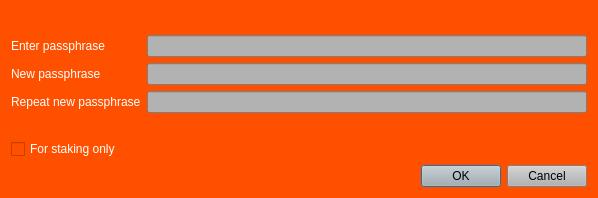
<?xml version="1.0" encoding="UTF-8"?>
<ui version="4.0">
 <class>AskPassphraseDialog</class>
 <widget class="QDialog" name="AskPassphraseDialog">
  <property name="geometry">
   <rect>
    <x>0</x>
    <y>0</y>
    <width>598</width>
    <height>198</height>
   </rect>
  </property>
  <property name="sizePolicy">
   <sizepolicy hsizetype="Preferred" vsizetype="Minimum">
    <horstretch>0</horstretch>
    <verstretch>0</verstretch>
   </sizepolicy>
  </property>
  <property name="minimumSize">
   <size>
    <width>550</width>
    <height>0</height>
   </size>
  </property>
  <property name="palette">
   <palette>
    <active>
     <colorrole role="WindowText">
      <brush brushstyle="SolidPattern">
       <color alpha="255">
        <red>255</red>
        <green>255</green>
        <blue>255</blue>
       </color>
      </brush>
     </colorrole>
     <colorrole role="Button">
      <brush brushstyle="SolidPattern">
       <color alpha="255">
        <red>255</red>
        <green>255</green>
        <blue>255</blue>
       </color>
      </brush>
     </colorrole>
     <colorrole role="Light">
      <brush brushstyle="SolidPattern">
       <color alpha="255">
        <red>207</red>
        <green>207</green>
        <blue>207</blue>
       </color>
      </brush>
     </colorrole>
     <colorrole role="Midlight">
      <brush brushstyle="SolidPattern">
       <color alpha="255">
        <red>172</red>
        <green>172</green>
        <blue>172</blue>
       </color>
      </brush>
     </colorrole>
     <colorrole role="Dark">
      <brush brushstyle="SolidPattern">
       <color alpha="255">
        <red>69</red>
        <green>69</green>
        <blue>69</blue>
       </color>
      </brush>
     </colorrole>
     <colorrole role="Mid">
      <brush brushstyle="SolidPattern">
       <color alpha="255">
        <red>92</red>
        <green>92</green>
        <blue>92</blue>
       </color>
      </brush>
     </colorrole>
     <colorrole role="Text">
      <brush brushstyle="SolidPattern">
       <color alpha="255">
        <red>255</red>
        <green>255</green>
        <blue>255</blue>
       </color>
      </brush>
     </colorrole>
     <colorrole role="BrightText">
      <brush brushstyle="SolidPattern">
       <color alpha="255">
        <red>255</red>
        <green>255</green>
        <blue>255</blue>
       </color>
      </brush>
     </colorrole>
     <colorrole role="ButtonText">
      <brush brushstyle="SolidPattern">
       <color alpha="255">
        <red>0</red>
        <green>0</green>
        <blue>0</blue>
       </color>
      </brush>
     </colorrole>
     <colorrole role="Base">
      <brush brushstyle="SolidPattern">
       <color alpha="255">
        <red>255</red>
        <green>80</green>
        <blue>0</blue>
       </color>
      </brush>
     </colorrole>
     <colorrole role="Window">
      <brush brushstyle="SolidPattern">
       <color alpha="255">
        <red>255</red>
        <green>80</green>
        <blue>0</blue>
       </color>
      </brush>
     </colorrole>
     <colorrole role="Shadow">
      <brush brushstyle="SolidPattern">
       <color alpha="255">
        <red>0</red>
        <green>0</green>
        <blue>0</blue>
       </color>
      </brush>
     </colorrole>
     <colorrole role="AlternateBase">
      <brush brushstyle="SolidPattern">
       <color alpha="255">
        <red>255</red>
        <green>80</green>
        <blue>0</blue>
       </color>
      </brush>
     </colorrole>
     <colorrole role="NoRole">
      <brush brushstyle="SolidPattern">
       <color alpha="255">
        <red>255</red>
        <green>80</green>
        <blue>0</blue>
       </color>
      </brush>
     </colorrole>
     <colorrole role="ToolTipBase">
      <brush brushstyle="SolidPattern">
       <color alpha="255">
        <red>255</red>
        <green>80</green>
        <blue>0</blue>
       </color>
      </brush>
     </colorrole>
     <colorrole role="ToolTipText">
      <brush brushstyle="SolidPattern">
       <color alpha="255">
        <red>255</red>
        <green>255</green>
        <blue>255</blue>
       </color>
      </brush>
     </colorrole>
    </active>
    <inactive>
     <colorrole role="WindowText">
      <brush brushstyle="SolidPattern">
       <color alpha="255">
        <red>255</red>
        <green>255</green>
        <blue>255</blue>
       </color>
      </brush>
     </colorrole>
     <colorrole role="Button">
      <brush brushstyle="SolidPattern">
       <color alpha="255">
        <red>255</red>
        <green>255</green>
        <blue>255</blue>
       </color>
      </brush>
     </colorrole>
     <colorrole role="Light">
      <brush brushstyle="SolidPattern">
       <color alpha="255">
        <red>207</red>
        <green>207</green>
        <blue>207</blue>
       </color>
      </brush>
     </colorrole>
     <colorrole role="Midlight">
      <brush brushstyle="SolidPattern">
       <color alpha="255">
        <red>172</red>
        <green>172</green>
        <blue>172</blue>
       </color>
      </brush>
     </colorrole>
     <colorrole role="Dark">
      <brush brushstyle="SolidPattern">
       <color alpha="255">
        <red>69</red>
        <green>69</green>
        <blue>69</blue>
       </color>
      </brush>
     </colorrole>
     <colorrole role="Mid">
      <brush brushstyle="SolidPattern">
       <color alpha="255">
        <red>92</red>
        <green>92</green>
        <blue>92</blue>
       </color>
      </brush>
     </colorrole>
     <colorrole role="Text">
      <brush brushstyle="SolidPattern">
       <color alpha="255">
        <red>255</red>
        <green>255</green>
        <blue>255</blue>
       </color>
      </brush>
     </colorrole>
     <colorrole role="BrightText">
      <brush brushstyle="SolidPattern">
       <color alpha="255">
        <red>255</red>
        <green>255</green>
        <blue>255</blue>
       </color>
      </brush>
     </colorrole>
     <colorrole role="ButtonText">
      <brush brushstyle="SolidPattern">
       <color alpha="255">
        <red>0</red>
        <green>0</green>
        <blue>0</blue>
       </color>
      </brush>
     </colorrole>
     <colorrole role="Base">
      <brush brushstyle="SolidPattern">
       <color alpha="255">
        <red>255</red>
        <green>80</green>
        <blue>0</blue>
       </color>
      </brush>
     </colorrole>
     <colorrole role="Window">
      <brush brushstyle="SolidPattern">
       <color alpha="255">
        <red>255</red>
        <green>80</green>
        <blue>0</blue>
       </color>
      </brush>
     </colorrole>
     <colorrole role="Shadow">
      <brush brushstyle="SolidPattern">
       <color alpha="255">
        <red>0</red>
        <green>0</green>
        <blue>0</blue>
       </color>
      </brush>
     </colorrole>
     <colorrole role="AlternateBase">
      <brush brushstyle="SolidPattern">
       <color alpha="255">
        <red>255</red>
        <green>80</green>
        <blue>0</blue>
       </color>
      </brush>
     </colorrole>
     <colorrole role="NoRole">
      <brush brushstyle="SolidPattern">
       <color alpha="255">
        <red>255</red>
        <green>80</green>
        <blue>0</blue>
       </color>
      </brush>
     </colorrole>
     <colorrole role="ToolTipBase">
      <brush brushstyle="SolidPattern">
       <color alpha="255">
        <red>255</red>
        <green>80</green>
        <blue>0</blue>
       </color>
      </brush>
     </colorrole>
     <colorrole role="ToolTipText">
      <brush brushstyle="SolidPattern">
       <color alpha="255">
        <red>255</red>
        <green>255</green>
        <blue>255</blue>
       </color>
      </brush>
     </colorrole>
    </inactive>
    <disabled>
     <colorrole role="WindowText">
      <brush brushstyle="SolidPattern">
       <color alpha="255">
        <red>69</red>
        <green>69</green>
        <blue>69</blue>
       </color>
      </brush>
     </colorrole>
     <colorrole role="Button">
      <brush brushstyle="SolidPattern">
       <color alpha="255">
        <red>255</red>
        <green>255</green>
        <blue>255</blue>
       </color>
      </brush>
     </colorrole>
     <colorrole role="Light">
      <brush brushstyle="SolidPattern">
       <color alpha="255">
        <red>207</red>
        <green>207</green>
        <blue>207</blue>
       </color>
      </brush>
     </colorrole>
     <colorrole role="Midlight">
      <brush brushstyle="SolidPattern">
       <color alpha="255">
        <red>172</red>
        <green>172</green>
        <blue>172</blue>
       </color>
      </brush>
     </colorrole>
     <colorrole role="Dark">
      <brush brushstyle="SolidPattern">
       <color alpha="255">
        <red>69</red>
        <green>69</green>
        <blue>69</blue>
       </color>
      </brush>
     </colorrole>
     <colorrole role="Mid">
      <brush brushstyle="SolidPattern">
       <color alpha="255">
        <red>92</red>
        <green>92</green>
        <blue>92</blue>
       </color>
      </brush>
     </colorrole>
     <colorrole role="Text">
      <brush brushstyle="SolidPattern">
       <color alpha="255">
        <red>69</red>
        <green>69</green>
        <blue>69</blue>
       </color>
      </brush>
     </colorrole>
     <colorrole role="BrightText">
      <brush brushstyle="SolidPattern">
       <color alpha="255">
        <red>255</red>
        <green>255</green>
        <blue>255</blue>
       </color>
      </brush>
     </colorrole>
     <colorrole role="ButtonText">
      <brush brushstyle="SolidPattern">
       <color alpha="255">
        <red>69</red>
        <green>69</green>
        <blue>69</blue>
       </color>
      </brush>
     </colorrole>
     <colorrole role="Base">
      <brush brushstyle="SolidPattern">
       <color alpha="255">
        <red>255</red>
        <green>80</green>
        <blue>0</blue>
       </color>
      </brush>
     </colorrole>
     <colorrole role="Window">
      <brush brushstyle="SolidPattern">
       <color alpha="255">
        <red>255</red>
        <green>80</green>
        <blue>0</blue>
       </color>
      </brush>
     </colorrole>
     <colorrole role="Shadow">
      <brush brushstyle="SolidPattern">
       <color alpha="255">
        <red>0</red>
        <green>0</green>
        <blue>0</blue>
       </color>
      </brush>
     </colorrole>
     <colorrole role="AlternateBase">
      <brush brushstyle="SolidPattern">
       <color alpha="255">
        <red>255</red>
        <green>80</green>
        <blue>0</blue>
       </color>
      </brush>
     </colorrole>
     <colorrole role="NoRole">
      <brush brushstyle="SolidPattern">
       <color alpha="255">
        <red>255</red>
        <green>80</green>
        <blue>0</blue>
       </color>
      </brush>
     </colorrole>
     <colorrole role="ToolTipBase">
      <brush brushstyle="SolidPattern">
       <color alpha="255">
        <red>255</red>
        <green>80</green>
        <blue>0</blue>
       </color>
      </brush>
     </colorrole>
     <colorrole role="ToolTipText">
      <brush brushstyle="SolidPattern">
       <color alpha="255">
        <red>255</red>
        <green>255</green>
        <blue>255</blue>
       </color>
      </brush>
     </colorrole>
    </disabled>
   </palette>
  </property>
  <property name="windowTitle">
   <string>Passphrase Dialog</string>
  </property>
  <property name="autoFillBackground">
   <bool>true</bool>
  </property>
  <layout class="QVBoxLayout" name="verticalLayout">
   <item>
    <widget class="QLabel" name="warningLabel">
     <property name="textFormat">
      <enum>Qt::RichText</enum>
     </property>
     <property name="wordWrap">
      <bool>true</bool>
     </property>
    </widget>
   </item>
   <item>
    <layout class="QFormLayout" name="formLayout">
     <property name="fieldGrowthPolicy">
      <enum>QFormLayout::AllNonFixedFieldsGrow</enum>
     </property>
     <item row="0" column="0">
      <widget class="QLabel" name="passLabel1">
       <property name="text">
        <string>&lt;html&gt;&lt;head/&gt;&lt;body&gt;&lt;p&gt;&lt;span style=&quot; color:#ffffff;&quot;&gt;Enter passphrase&lt;/span&gt;&lt;/p&gt;&lt;/body&gt;&lt;/html&gt;</string>
       </property>
      </widget>
     </item>
     <item row="0" column="1">
      <widget class="QLineEdit" name="passEdit1">
       <property name="palette">
        <palette>
         <active>
          <colorrole role="WindowText">
           <brush brushstyle="SolidPattern">
            <color alpha="255">
             <red>255</red>
             <green>255</green>
             <blue>255</blue>
            </color>
           </brush>
          </colorrole>
          <colorrole role="Button">
           <brush brushstyle="SolidPattern">
            <color alpha="255">
             <red>178</red>
             <green>178</green>
             <blue>178</blue>
            </color>
           </brush>
          </colorrole>
          <colorrole role="Text">
           <brush brushstyle="SolidPattern">
            <color alpha="255">
             <red>255</red>
             <green>255</green>
             <blue>255</blue>
            </color>
           </brush>
          </colorrole>
          <colorrole role="ButtonText">
           <brush brushstyle="SolidPattern">
            <color alpha="255">
             <red>255</red>
             <green>255</green>
             <blue>255</blue>
            </color>
           </brush>
          </colorrole>
          <colorrole role="Base">
           <brush brushstyle="SolidPattern">
            <color alpha="255">
             <red>178</red>
             <green>178</green>
             <blue>178</blue>
            </color>
           </brush>
          </colorrole>
          <colorrole role="Window">
           <brush brushstyle="SolidPattern">
            <color alpha="255">
             <red>178</red>
             <green>178</green>
             <blue>178</blue>
            </color>
           </brush>
          </colorrole>
          <colorrole role="Shadow">
           <brush brushstyle="SolidPattern">
            <color alpha="255">
             <red>90</red>
             <green>104</green>
             <blue>118</blue>
            </color>
           </brush>
          </colorrole>
          <colorrole role="ToolTipText">
           <brush brushstyle="SolidPattern">
            <color alpha="255">
             <red>255</red>
             <green>255</green>
             <blue>255</blue>
            </color>
           </brush>
          </colorrole>
         </active>
         <inactive>
          <colorrole role="WindowText">
           <brush brushstyle="SolidPattern">
            <color alpha="255">
             <red>255</red>
             <green>255</green>
             <blue>255</blue>
            </color>
           </brush>
          </colorrole>
          <colorrole role="Button">
           <brush brushstyle="SolidPattern">
            <color alpha="255">
             <red>178</red>
             <green>178</green>
             <blue>178</blue>
            </color>
           </brush>
          </colorrole>
          <colorrole role="Text">
           <brush brushstyle="SolidPattern">
            <color alpha="255">
             <red>255</red>
             <green>255</green>
             <blue>255</blue>
            </color>
           </brush>
          </colorrole>
          <colorrole role="ButtonText">
           <brush brushstyle="SolidPattern">
            <color alpha="255">
             <red>255</red>
             <green>255</green>
             <blue>255</blue>
            </color>
           </brush>
          </colorrole>
          <colorrole role="Base">
           <brush brushstyle="SolidPattern">
            <color alpha="255">
             <red>178</red>
             <green>178</green>
             <blue>178</blue>
            </color>
           </brush>
          </colorrole>
          <colorrole role="Window">
           <brush brushstyle="SolidPattern">
            <color alpha="255">
             <red>178</red>
             <green>178</green>
             <blue>178</blue>
            </color>
           </brush>
          </colorrole>
          <colorrole role="Shadow">
           <brush brushstyle="SolidPattern">
            <color alpha="255">
             <red>90</red>
             <green>104</green>
             <blue>118</blue>
            </color>
           </brush>
          </colorrole>
          <colorrole role="ToolTipText">
           <brush brushstyle="SolidPattern">
            <color alpha="255">
             <red>255</red>
             <green>255</green>
             <blue>255</blue>
            </color>
           </brush>
          </colorrole>
         </inactive>
         <disabled>
          <colorrole role="WindowText">
           <brush brushstyle="SolidPattern">
            <color alpha="255">
             <red>255</red>
             <green>255</green>
             <blue>255</blue>
            </color>
           </brush>
          </colorrole>
          <colorrole role="Button">
           <brush brushstyle="SolidPattern">
            <color alpha="255">
             <red>178</red>
             <green>178</green>
             <blue>178</blue>
            </color>
           </brush>
          </colorrole>
          <colorrole role="Text">
           <brush brushstyle="SolidPattern">
            <color alpha="255">
             <red>255</red>
             <green>255</green>
             <blue>255</blue>
            </color>
           </brush>
          </colorrole>
          <colorrole role="ButtonText">
           <brush brushstyle="SolidPattern">
            <color alpha="255">
             <red>255</red>
             <green>255</green>
             <blue>255</blue>
            </color>
           </brush>
          </colorrole>
          <colorrole role="Base">
           <brush brushstyle="SolidPattern">
            <color alpha="255">
             <red>178</red>
             <green>178</green>
             <blue>178</blue>
            </color>
           </brush>
          </colorrole>
          <colorrole role="Window">
           <brush brushstyle="SolidPattern">
            <color alpha="255">
             <red>178</red>
             <green>178</green>
             <blue>178</blue>
            </color>
           </brush>
          </colorrole>
          <colorrole role="Shadow">
           <brush brushstyle="SolidPattern">
            <color alpha="255">
             <red>90</red>
             <green>104</green>
             <blue>118</blue>
            </color>
           </brush>
          </colorrole>
          <colorrole role="ToolTipText">
           <brush brushstyle="SolidPattern">
            <color alpha="255">
             <red>255</red>
             <green>255</green>
             <blue>255</blue>
            </color>
           </brush>
          </colorrole>
         </disabled>
        </palette>
       </property>
       <property name="autoFillBackground">
        <bool>false</bool>
       </property>
       <property name="styleSheet">
        <string notr="true">background-color: rgb(178, 178, 178);
color: rgb(255,255,255);</string>
       </property>
       <property name="echoMode">
        <enum>QLineEdit::Password</enum>
       </property>
      </widget>
     </item>
     <item row="1" column="0">
      <widget class="QLabel" name="passLabel2">
       <property name="text">
        <string>&lt;html&gt;&lt;head/&gt;&lt;body&gt;&lt;p&gt;&lt;span style=&quot; color:#ffffff;&quot;&gt;New passphrase&lt;/span&gt;&lt;/p&gt;&lt;/body&gt;&lt;/html&gt;</string>
       </property>
      </widget>
     </item>
     <item row="1" column="1">
      <widget class="QLineEdit" name="passEdit2">
       <property name="palette">
        <palette>
         <active>
          <colorrole role="WindowText">
           <brush brushstyle="SolidPattern">
            <color alpha="255">
             <red>255</red>
             <green>255</green>
             <blue>255</blue>
            </color>
           </brush>
          </colorrole>
          <colorrole role="Button">
           <brush brushstyle="SolidPattern">
            <color alpha="255">
             <red>178</red>
             <green>178</green>
             <blue>178</blue>
            </color>
           </brush>
          </colorrole>
          <colorrole role="Text">
           <brush brushstyle="SolidPattern">
            <color alpha="255">
             <red>255</red>
             <green>255</green>
             <blue>255</blue>
            </color>
           </brush>
          </colorrole>
          <colorrole role="ButtonText">
           <brush brushstyle="SolidPattern">
            <color alpha="255">
             <red>255</red>
             <green>255</green>
             <blue>255</blue>
            </color>
           </brush>
          </colorrole>
          <colorrole role="Base">
           <brush brushstyle="SolidPattern">
            <color alpha="255">
             <red>178</red>
             <green>178</green>
             <blue>178</blue>
            </color>
           </brush>
          </colorrole>
          <colorrole role="Window">
           <brush brushstyle="SolidPattern">
            <color alpha="255">
             <red>178</red>
             <green>178</green>
             <blue>178</blue>
            </color>
           </brush>
          </colorrole>
          <colorrole role="Shadow">
           <brush brushstyle="SolidPattern">
            <color alpha="255">
             <red>90</red>
             <green>104</green>
             <blue>118</blue>
            </color>
           </brush>
          </colorrole>
         </active>
         <inactive>
          <colorrole role="WindowText">
           <brush brushstyle="SolidPattern">
            <color alpha="255">
             <red>255</red>
             <green>255</green>
             <blue>255</blue>
            </color>
           </brush>
          </colorrole>
          <colorrole role="Button">
           <brush brushstyle="SolidPattern">
            <color alpha="255">
             <red>178</red>
             <green>178</green>
             <blue>178</blue>
            </color>
           </brush>
          </colorrole>
          <colorrole role="Text">
           <brush brushstyle="SolidPattern">
            <color alpha="255">
             <red>255</red>
             <green>255</green>
             <blue>255</blue>
            </color>
           </brush>
          </colorrole>
          <colorrole role="ButtonText">
           <brush brushstyle="SolidPattern">
            <color alpha="255">
             <red>255</red>
             <green>255</green>
             <blue>255</blue>
            </color>
           </brush>
          </colorrole>
          <colorrole role="Base">
           <brush brushstyle="SolidPattern">
            <color alpha="255">
             <red>178</red>
             <green>178</green>
             <blue>178</blue>
            </color>
           </brush>
          </colorrole>
          <colorrole role="Window">
           <brush brushstyle="SolidPattern">
            <color alpha="255">
             <red>178</red>
             <green>178</green>
             <blue>178</blue>
            </color>
           </brush>
          </colorrole>
          <colorrole role="Shadow">
           <brush brushstyle="SolidPattern">
            <color alpha="255">
             <red>90</red>
             <green>104</green>
             <blue>118</blue>
            </color>
           </brush>
          </colorrole>
         </inactive>
         <disabled>
          <colorrole role="WindowText">
           <brush brushstyle="SolidPattern">
            <color alpha="255">
             <red>255</red>
             <green>255</green>
             <blue>255</blue>
            </color>
           </brush>
          </colorrole>
          <colorrole role="Button">
           <brush brushstyle="SolidPattern">
            <color alpha="255">
             <red>178</red>
             <green>178</green>
             <blue>178</blue>
            </color>
           </brush>
          </colorrole>
          <colorrole role="Text">
           <brush brushstyle="SolidPattern">
            <color alpha="255">
             <red>255</red>
             <green>255</green>
             <blue>255</blue>
            </color>
           </brush>
          </colorrole>
          <colorrole role="ButtonText">
           <brush brushstyle="SolidPattern">
            <color alpha="255">
             <red>255</red>
             <green>255</green>
             <blue>255</blue>
            </color>
           </brush>
          </colorrole>
          <colorrole role="Base">
           <brush brushstyle="SolidPattern">
            <color alpha="255">
             <red>178</red>
             <green>178</green>
             <blue>178</blue>
            </color>
           </brush>
          </colorrole>
          <colorrole role="Window">
           <brush brushstyle="SolidPattern">
            <color alpha="255">
             <red>178</red>
             <green>178</green>
             <blue>178</blue>
            </color>
           </brush>
          </colorrole>
          <colorrole role="Shadow">
           <brush brushstyle="SolidPattern">
            <color alpha="255">
             <red>90</red>
             <green>104</green>
             <blue>118</blue>
            </color>
           </brush>
          </colorrole>
         </disabled>
        </palette>
       </property>
       <property name="autoFillBackground">
        <bool>false</bool>
       </property>
       <property name="styleSheet">
        <string notr="true">background-color: rgb(178, 178, 178);
color: rgb(255,255,255);</string>
       </property>
       <property name="echoMode">
        <enum>QLineEdit::Password</enum>
       </property>
      </widget>
     </item>
     <item row="2" column="0">
      <widget class="QLabel" name="passLabel3">
       <property name="text">
        <string>&lt;html&gt;&lt;head/&gt;&lt;body&gt;&lt;p&gt;&lt;span style=&quot; color:#ffffff;&quot;&gt;Repeat new passphrase&lt;/span&gt;&lt;/p&gt;&lt;/body&gt;&lt;/html&gt;</string>
       </property>
      </widget>
     </item>
     <item row="2" column="1">
      <widget class="QLineEdit" name="passEdit3">
       <property name="palette">
        <palette>
         <active>
          <colorrole role="WindowText">
           <brush brushstyle="SolidPattern">
            <color alpha="255">
             <red>255</red>
             <green>255</green>
             <blue>255</blue>
            </color>
           </brush>
          </colorrole>
          <colorrole role="Button">
           <brush brushstyle="SolidPattern">
            <color alpha="255">
             <red>178</red>
             <green>178</green>
             <blue>178</blue>
            </color>
           </brush>
          </colorrole>
          <colorrole role="Text">
           <brush brushstyle="SolidPattern">
            <color alpha="255">
             <red>255</red>
             <green>255</green>
             <blue>255</blue>
            </color>
           </brush>
          </colorrole>
          <colorrole role="ButtonText">
           <brush brushstyle="SolidPattern">
            <color alpha="255">
             <red>255</red>
             <green>255</green>
             <blue>255</blue>
            </color>
           </brush>
          </colorrole>
          <colorrole role="Base">
           <brush brushstyle="SolidPattern">
            <color alpha="255">
             <red>178</red>
             <green>178</green>
             <blue>178</blue>
            </color>
           </brush>
          </colorrole>
          <colorrole role="Window">
           <brush brushstyle="SolidPattern">
            <color alpha="255">
             <red>178</red>
             <green>178</green>
             <blue>178</blue>
            </color>
           </brush>
          </colorrole>
          <colorrole role="Shadow">
           <brush brushstyle="SolidPattern">
            <color alpha="255">
             <red>90</red>
             <green>104</green>
             <blue>118</blue>
            </color>
           </brush>
          </colorrole>
         </active>
         <inactive>
          <colorrole role="WindowText">
           <brush brushstyle="SolidPattern">
            <color alpha="255">
             <red>255</red>
             <green>255</green>
             <blue>255</blue>
            </color>
           </brush>
          </colorrole>
          <colorrole role="Button">
           <brush brushstyle="SolidPattern">
            <color alpha="255">
             <red>178</red>
             <green>178</green>
             <blue>178</blue>
            </color>
           </brush>
          </colorrole>
          <colorrole role="Text">
           <brush brushstyle="SolidPattern">
            <color alpha="255">
             <red>255</red>
             <green>255</green>
             <blue>255</blue>
            </color>
           </brush>
          </colorrole>
          <colorrole role="ButtonText">
           <brush brushstyle="SolidPattern">
            <color alpha="255">
             <red>255</red>
             <green>255</green>
             <blue>255</blue>
            </color>
           </brush>
          </colorrole>
          <colorrole role="Base">
           <brush brushstyle="SolidPattern">
            <color alpha="255">
             <red>178</red>
             <green>178</green>
             <blue>178</blue>
            </color>
           </brush>
          </colorrole>
          <colorrole role="Window">
           <brush brushstyle="SolidPattern">
            <color alpha="255">
             <red>178</red>
             <green>178</green>
             <blue>178</blue>
            </color>
           </brush>
          </colorrole>
          <colorrole role="Shadow">
           <brush brushstyle="SolidPattern">
            <color alpha="255">
             <red>90</red>
             <green>104</green>
             <blue>118</blue>
            </color>
           </brush>
          </colorrole>
         </inactive>
         <disabled>
          <colorrole role="WindowText">
           <brush brushstyle="SolidPattern">
            <color alpha="255">
             <red>255</red>
             <green>255</green>
             <blue>255</blue>
            </color>
           </brush>
          </colorrole>
          <colorrole role="Button">
           <brush brushstyle="SolidPattern">
            <color alpha="255">
             <red>178</red>
             <green>178</green>
             <blue>178</blue>
            </color>
           </brush>
          </colorrole>
          <colorrole role="Text">
           <brush brushstyle="SolidPattern">
            <color alpha="255">
             <red>255</red>
             <green>255</green>
             <blue>255</blue>
            </color>
           </brush>
          </colorrole>
          <colorrole role="ButtonText">
           <brush brushstyle="SolidPattern">
            <color alpha="255">
             <red>255</red>
             <green>255</green>
             <blue>255</blue>
            </color>
           </brush>
          </colorrole>
          <colorrole role="Base">
           <brush brushstyle="SolidPattern">
            <color alpha="255">
             <red>178</red>
             <green>178</green>
             <blue>178</blue>
            </color>
           </brush>
          </colorrole>
          <colorrole role="Window">
           <brush brushstyle="SolidPattern">
            <color alpha="255">
             <red>178</red>
             <green>178</green>
             <blue>178</blue>
            </color>
           </brush>
          </colorrole>
          <colorrole role="Shadow">
           <brush brushstyle="SolidPattern">
            <color alpha="255">
             <red>90</red>
             <green>104</green>
             <blue>118</blue>
            </color>
           </brush>
          </colorrole>
         </disabled>
        </palette>
       </property>
       <property name="autoFillBackground">
        <bool>false</bool>
       </property>
       <property name="styleSheet">
        <string notr="true">background-color: rgb(178, 178, 178);
color: rgb(255,255,255);</string>
       </property>
       <property name="echoMode">
        <enum>QLineEdit::Password</enum>
       </property>
      </widget>
     </item>
     <item row="3" column="1">
      <widget class="QLabel" name="capsLabel">
       <property name="font">
        <font>
         <weight>75</weight>
         <bold>true</bold>
        </font>
       </property>
       <property name="text">
        <string/>
       </property>
       <property name="alignment">
        <set>Qt::AlignCenter</set>
       </property>
      </widget>
     </item>
     <item row="4" column="0">
      <widget class="QCheckBox" name="stakingCheckBox">
       <property name="enabled">
        <bool>true</bool>
       </property>
       <property name="visible">
        <bool>true</bool>
       </property>
       <property name="toolTip">
        <string>Serves to disable the trivial sendmoney when OS account compromised. Provides no real security.</string>
       </property>
       <property name="styleSheet">
        <string notr="true">background-color: rgb(255, 80, 0);
color: rgb(255, 255, 255);</string>
       </property>
       <property name="text">
        <string>For staking only</string>
       </property>
      </widget>
     </item>
    </layout>
   </item>
   <item>
    <widget class="QDialogButtonBox" name="buttonBox">
     <property name="palette">
      <palette>
       <active>
        <colorrole role="Button">
         <brush brushstyle="SolidPattern">
          <color alpha="255">
           <red>178</red>
           <green>178</green>
           <blue>178</blue>
          </color>
         </brush>
        </colorrole>
        <colorrole role="ButtonText">
         <brush brushstyle="SolidPattern">
          <color alpha="255">
           <red>255</red>
           <green>255</green>
           <blue>255</blue>
          </color>
         </brush>
        </colorrole>
        <colorrole role="Base">
         <brush brushstyle="SolidPattern">
          <color alpha="255">
           <red>178</red>
           <green>178</green>
           <blue>178</blue>
          </color>
         </brush>
        </colorrole>
        <colorrole role="Window">
         <brush brushstyle="SolidPattern">
          <color alpha="255">
           <red>178</red>
           <green>178</green>
           <blue>178</blue>
          </color>
         </brush>
        </colorrole>
        <colorrole role="Highlight">
         <brush brushstyle="SolidPattern">
          <color alpha="255">
           <red>240</red>
           <green>119</green>
           <blue>70</blue>
          </color>
         </brush>
        </colorrole>
       </active>
       <inactive>
        <colorrole role="Button">
         <brush brushstyle="SolidPattern">
          <color alpha="255">
           <red>178</red>
           <green>178</green>
           <blue>178</blue>
          </color>
         </brush>
        </colorrole>
        <colorrole role="ButtonText">
         <brush brushstyle="SolidPattern">
          <color alpha="255">
           <red>255</red>
           <green>255</green>
           <blue>255</blue>
          </color>
         </brush>
        </colorrole>
        <colorrole role="Base">
         <brush brushstyle="SolidPattern">
          <color alpha="255">
           <red>178</red>
           <green>178</green>
           <blue>178</blue>
          </color>
         </brush>
        </colorrole>
        <colorrole role="Window">
         <brush brushstyle="SolidPattern">
          <color alpha="255">
           <red>178</red>
           <green>178</green>
           <blue>178</blue>
          </color>
         </brush>
        </colorrole>
        <colorrole role="Highlight">
         <brush brushstyle="SolidPattern">
          <color alpha="255">
           <red>178</red>
           <green>178</green>
           <blue>178</blue>
          </color>
         </brush>
        </colorrole>
       </inactive>
       <disabled>
        <colorrole role="Button">
         <brush brushstyle="SolidPattern">
          <color alpha="255">
           <red>178</red>
           <green>178</green>
           <blue>178</blue>
          </color>
         </brush>
        </colorrole>
        <colorrole role="ButtonText">
         <brush brushstyle="SolidPattern">
          <color alpha="255">
           <red>138</red>
           <green>138</green>
           <blue>138</blue>
          </color>
         </brush>
        </colorrole>
        <colorrole role="Base">
         <brush brushstyle="SolidPattern">
          <color alpha="255">
           <red>178</red>
           <green>178</green>
           <blue>178</blue>
          </color>
         </brush>
        </colorrole>
        <colorrole role="Window">
         <brush brushstyle="SolidPattern">
          <color alpha="255">
           <red>178</red>
           <green>178</green>
           <blue>178</blue>
          </color>
         </brush>
        </colorrole>
        <colorrole role="Highlight">
         <brush brushstyle="SolidPattern">
          <color alpha="255">
           <red>178</red>
           <green>178</green>
           <blue>178</blue>
          </color>
         </brush>
        </colorrole>
       </disabled>
      </palette>
     </property>
     <property name="autoFillBackground">
      <bool>false</bool>
     </property>
     <property name="styleSheet">
      <string notr="true">background-color: rgb(178, 178, 178);</string>
     </property>
     <property name="orientation">
      <enum>Qt::Horizontal</enum>
     </property>
     <property name="standardButtons">
      <set>QDialogButtonBox::Cancel|QDialogButtonBox::Ok</set>
     </property>
    </widget>
   </item>
  </layout>
 </widget>
 <resources/>
 <connections>
  <connection>
   <sender>buttonBox</sender>
   <signal>accepted()</signal>
   <receiver>AskPassphraseDialog</receiver>
   <slot>accept()</slot>
   <hints>
    <hint type="sourcelabel">
     <x>248</x>
     <y>254</y>
    </hint>
    <hint type="destinationlabel">
     <x>157</x>
     <y>274</y>
    </hint>
   </hints>
  </connection>
  <connection>
   <sender>buttonBox</sender>
   <signal>rejected()</signal>
   <receiver>AskPassphraseDialog</receiver>
   <slot>reject()</slot>
   <hints>
    <hint type="sourcelabel">
     <x>316</x>
     <y>260</y>
    </hint>
    <hint type="destinationlabel">
     <x>286</x>
     <y>274</y>
    </hint>
   </hints>
  </connection>
 </connections>
</ui>
